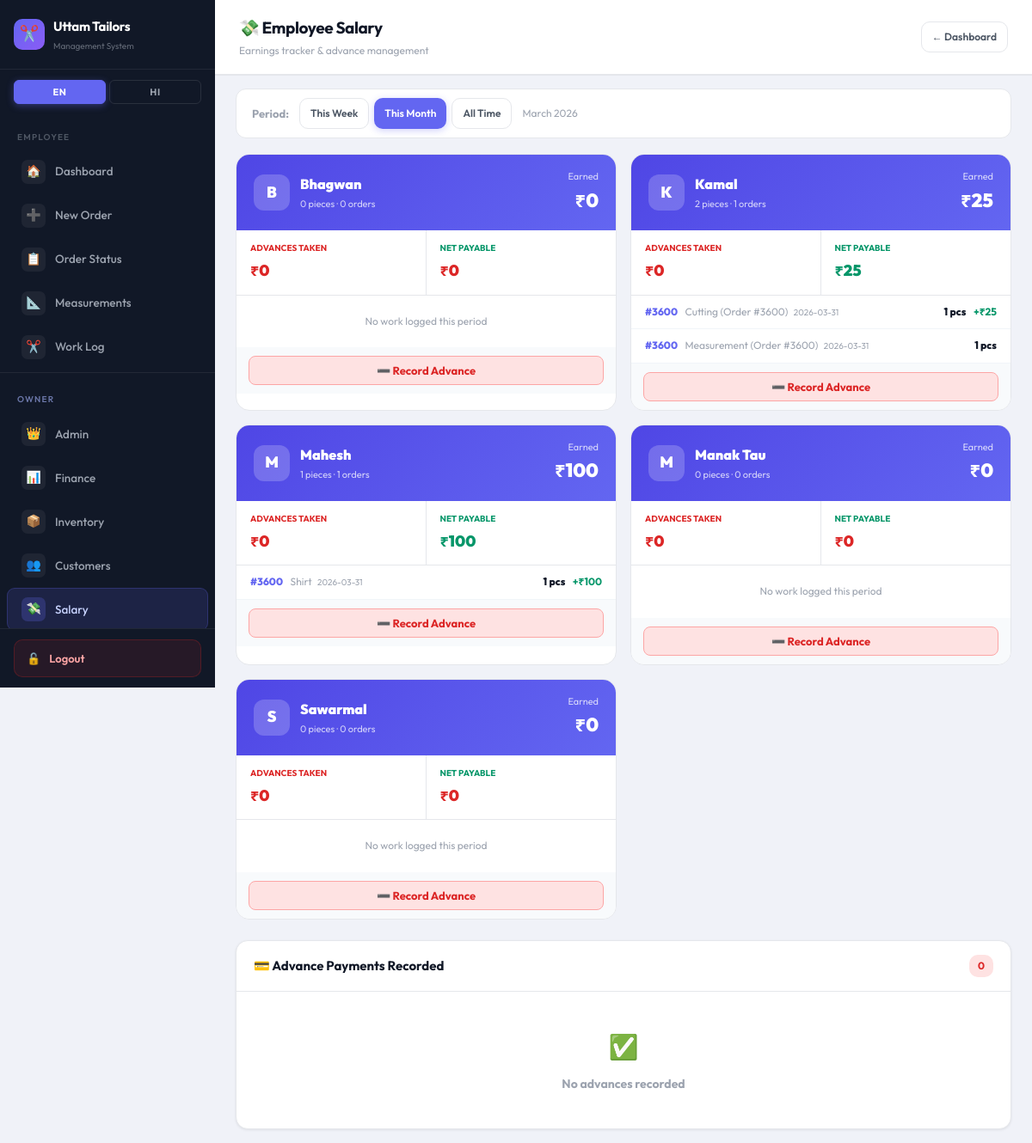
Screenshot of /owner/salary (signed in) with the database file from the repository.
### tables this page shows
CREATE TABLE employees (
            id          INTEGER PRIMARY KEY AUTOINCREMENT,
            name        TEXT NOT NULL UNIQUE,
            phone       TEXT DEFAULT '',
            active      INTEGER DEFAULT 1,
            created_at  TEXT DEFAULT (datetime('now','localtime'))
        , skills TEXT DEFAULT 'stitch', hindi_name TEXT);

CREATE TABLE work_logs (
            id              INTEGER PRIMARY KEY AUTOINCREMENT,
            order_id        INTEGER NOT NULL,
            order_code      TEXT NOT NULL,
            garment_type    TEXT NOT NULL,
            qty_done        INTEGER DEFAULT 0,
            log_date        TEXT DEFAULT (date('now','localtime')),
            making_rate     REAL DEFAULT 0,
            notes           TEXT,
            created_at      TEXT DEFAULT (datetime('now','localtime')), employee_name TEXT DEFAULT '',
            FOREIGN KEY (order_id) REFERENCES orders(id)
        );

### app/routes/owner.py (the view)
@bp.route("/salary")
@owner_required
def salary():
    conn = get_db()
    period = request.args.get("period","month")
    today  = date.today().isoformat()
    if period == "week":
        from datetime import timedelta as td
        start = (date.today() - timedelta(days=date.today().weekday())).isoformat()
        period_label = f"This week ({start[8:]}-{start[5:7]} to {today[8:]}-{today[5:7]})"
    elif period == "all":
        start = "2000-01-01"
        period_label = "All time"
    else:
        period = "month"
        start = today[:7] + "-01"
        period_label = date.today().strftime("%B %Y")
    emps = conn.execute("SELECT name FROM employees WHERE active=1 ORDER BY name").fetchall()
    advances_all = conn.execute(
        "SELECT * FROM salary_advances ORDER BY advance_date DESC"
    ).fetchall()
    employees = []
    for emp in emps:
        name = emp["name"]
        logs = conn.execute("""
            SELECT order_code, garment_type, qty_done, making_rate, log_date,
                   CAST(qty_done AS REAL) * CAST(making_rate AS REAL) as earning
            FROM work_logs
            WHERE employee_name=? AND log_date >= ?
            ORDER BY log_date DESC, id DESC
        """, (name, start)).fetchall()
        total_earned  = sum(r["earning"] or 0 for r in logs)
        total_pieces  = sum(r["qty_done"] or 0 for r in logs)
        total_orders  = len(set(r["order_code"] for r in logs if r["order_code"]))
        adv_period = conn.execute(
            "SELECT COALESCE(SUM(amount),0) as total FROM salary_advances WHERE employee_name=? AND advance_date >= ?",
            (name, start)
        ).fetchone()["total"] or 0
        employees.append({
            "name":         name,
            "total_pieces": total_pieces,
            "total_orders": total_orders,
            "total_earned": total_earned,
            "total_advance":adv_period,
            "net_payable":  total_earned - adv_period,
            "logs": [{"order_code":r["order_code"],"garment_type":r["garment_type"],
                      "qty_done":r["qty_done"],"earning":r["earning"] or 0,
                      "log_date":r["log_date"]} for r in logs]
        })
    def fmtd(d):
        if not d: return "—"
        p = str(d).split("-")
        return f"{p[2]}-{p[1]}-{p[0]}" if len(p)==3 else d
    advances = [{"employee_name":a["employee_name"],"amount":a["amount"],
                 "note":a["note"] or "","advance_date":fmtd(a["advance_date"])} for a in advances_all]
    urgent_count = conn.execute(
        "SELECT COUNT(*) as c FROM orders WHERE is_urgent=1 AND status!='delivered'"
    ).fetchone()["c"]
    conn.close()
    return render_template("owner/salary.html",
        active_page="salary", show_voice=False,
        urgent_count=urgent_count,
        employees=employees, advances=advances,
        period=period, period_label=period_label)

### app/routes/owner.py (called while the page is built)
def owner_required(f):
    @wraps(f)
    def decorated(*args, **kwargs):
        if not session.get("owner_logged_in"):
            return redirect(url_for("owner.login"))
        return f(*args, **kwargs)
    return decorated

### database.py (called while the page is built)
def get_db():
    conn = sqlite3.connect(Config.DATABASE)
    conn.row_factory = sqlite3.Row
    conn.execute("PRAGMA journal_mode=WAL")
    conn.execute("PRAGMA foreign_keys=ON")
    return conn

### run.py (called while the page is built)
@app.after_request
def add_ngrok_header(response):
    response.headers["ngrok-skip-browser-warning"] = "true"
    return response

### templates/owner/salary.html (shortened to what this page needs)
{% extends "base.html" %}
{% block content %}
<div class="page-header">
  <div>
    <h1>💸 Employee Salary</h1>
    <div class="header-sub">Earnings tracker & advance management</div>
  </div>
  <div style="display:flex;gap:8px;align-items:center;">
    <a href="/owner/dashboard" class="btn btn-ghost btn-sm">← Dashboard</a>
  </div>
</div>
<div class="page-body" style="padding:16px 24px;">
  <div style="background:#fff;border:1.5px solid var(--border);border-radius:12px;padding:10px 18px;margin-bottom:18px;display:flex;align-items:center;gap:12px;flex-wrap:wrap;">
    <span style="font-size:13px;font-weight:700;color:var(--text-muted);">Period:</span>
    <div style="display:flex;gap:6px;">
      <a href="/owner/salary?period=week" class="btn btn-sm {% if period=='week' %}btn-primary{% else %}btn-ghost{% endif %}">This Week</a>
      <a href="/owner/salary?period=month" class="btn btn-sm {% if period=='month' %}btn-primary{% else %}btn-ghost{% endif %}">This Month</a>
      <a href="/owner/salary?period=all" class="btn btn-sm {% if period=='all' %}btn-primary{% else %}btn-ghost{% endif %}">All Time</a>
    </div>
    <span style="font-size:12px;color:var(--text-muted);">{{ period_label }}</span>
  </div>
  <div style="display:grid;grid-template-columns:repeat(auto-fill,minmax(340px,1fr));gap:16px;margin-bottom:24px;">
    {% for emp in employees %}
    <div style="background:#fff;border:1.5px solid var(--border);border-radius:16px;overflow:hidden;">
      <div style="background:linear-gradient(135deg,#4f46e5,#6366f1);padding:16px 20px;display:flex;align-items:center;justify-content:space-between;">
        <div style="display:flex;align-items:center;gap:12px;">
          <div style="width:42px;height:42px;background:rgba(255,255,255,0.2);border-radius:12px;display:flex;align-items:center;justify-content:center;font-size:18px;font-weight:900;color:#fff;">{{ emp.name[0] }}</div>
          <div>
            <div style="font-size:16px;font-weight:900;color:#fff;">{{ emp.name }}</div>
            <div style="font-size:11px;color:rgba(255,255,255,0.75);">{{ emp.total_pieces }} pieces · {{ emp.total_orders }} orders</div>
          </div>
        </div>
        <div style="text-align:right;">
          <div style="font-size:11px;color:rgba(255,255,255,0.75);">Earned</div>
          <div style="font-size:22px;font-weight:900;color:#fff;">₹{{ emp.total_earned|int }}</div>
        </div>
      </div>
      <div style="display:grid;grid-template-columns:1fr 1fr;border-bottom:1px solid var(--border);">
        <div style="padding:12px 16px;border-right:1px solid var(--border);">
          <div style="font-size:10px;font-weight:700;text-transform:uppercase;color:var(--danger);margin-bottom:3px;">Advances Taken</div>
          <div style="font-size:18px;font-weight:900;color:var(--danger);">₹{{ emp.total_advance|int }}</div>
        </div>
        <div style="padding:12px 16px;">
          <div style="font-size:10px;font-weight:700;text-transform:uppercase;color:var(--success);margin-bottom:3px;">Net Payable</div>
          <div style="font-size:18px;font-weight:900;color:{% if emp.net_payable > 0 %}var(--success){% else %}var(--danger){% endif %};">₹{{ emp.net_payable|int }}</div>
        </div>
      </div>
      <div style="max-height:160px;overflow-y:auto;">
        {% for log in emp.logs %}
        <div style="display:flex;justify-content:space-between;align-items:center;padding:9px 16px;border-bottom:1px solid #f1f5f9;font-size:12px;">
          <div>
            <span style="font-weight:800;color:var(--accent);">#{{ log.order_code }}</span>
            <span style="color:var(--text-muted);margin-left:6px;">{{ log.garment_type }}</span>
            <span style="font-size:10px;color:var(--text-muted);margin-left:4px;">{{ log.log_date }}</span>
          </div>
          <div style="text-align:right;flex-shrink:0;">
            <span style="font-weight:800;">{{ log.qty_done }} pcs</span>
            {% if log.earning > 0 %}<span style="color:var(--success);font-weight:700;margin-left:6px;">+₹{{ log.earning|int }}</span>{% endif %}
          </div>
        </div>
        {% else %}
        <div style="padding:20px;text-align:center;color:var(--text-muted);font-size:12px;">No work logged this period</div>
        {% endfor %}
      </div>
      <div style="padding:10px 14px;background:#f8fafc;">
        <button onclick="openAdvance('{{ emp.name }}')"
          style="width:100%;background:var(--danger-light);color:var(--danger);border:1px solid #fca5a5;border-radius:8px;padding:8px;font-size:13px;font-weight:700;cursor:pointer;">
          ➖ Record Advance
        </button>
      </div>
    </div>
    {% endfor %}
  </div>
  <div class="card">
    <div class="card-header">
      <span class="card-title">💳 Advance Payments Recorded</span>
      <span style="font-size:12px;font-weight:700;background:#fee2e2;color:#dc2626;padding:3px 10px;border-radius:10px;">{{ advances|length }}</span>
    </div>
    {% if advances %}
    <div style="overflow-x:auto;">
      <table style="width:100%;border-collapse:collapse;font-size:13px;">
        <thead>
          <tr style="background:#f8fafc;border-bottom:2px solid var(--border);">
            <th style="padding:10px 16px;text-align:left;font-size:10px;font-weight:700;text-transform:uppercase;color:var(--text-muted);">Date</th>
            <th style="padding:10px 16px;text-align:left;font-size:10px;font-weight:700;text-transform:uppercase;color:var(--text-muted);">Employee</th>
            <th style="padding:10px 16px;text-align:left;font-size:10px;font-weight:700;text-transform:uppercase;color:var(--text-muted);">Note</th>
            <th style="padding:10px 16px;text-align:right;font-size:10px;font-weight:700;text-transform:uppercase;color:var(--text-muted);">Amount</th>
          </tr>
        </thead>
        <tbody>
          {% for a in advances %}
          <tr style="border-bottom:1px solid var(--border);" onmouseover="this.style.background='#fef2f2'" onmouseout="this.style.background=''">
            <td style="padding:10px 16px;font-size:12px;color:var(--text-muted);">{{ a.advance_date }}</td>
            <td style="padding:10px 16px;font-weight:700;">{{ a.employee_name }}</td>
            <td style="padding:10px 16px;color:var(--text-muted);">{{ a.note or '—' }}</td>
            <td style="padding:10px 16px;text-align:right;font-size:15px;font-weight:900;color:var(--danger);">−₹{{ a.amount|int }}</td>
          </tr>
          {% endfor %}
        </tbody>
      </table>
    </div>
    {% else %}
    <div style="padding:40px;text-align:center;color:var(--text-muted);">
      <div style="font-size:28px;margin-bottom:8px;">✅</div>
      <div style="font-weight:700;">No advances recorded</div>
    </div>
    {% endif %}
  </div>
</div>
{% endblock %}

### templates/base.html (shortened to what this page needs)
<!DOCTYPE html>
<html lang="hi">
<head>
<link rel="stylesheet" href="/static/css/main.css">
</head>
<body>
<div class="app-shell">
  <nav class="sidebar" id="sidebar">
    <div class="sidebar-logo" style="padding:18px 16px;border-bottom:1px solid rgba(255,255,255,0.07);">
      <div style="display:flex;align-items:center;gap:10px;">
        <div id="sidebar-logo-box">
          <div class="sidebar-logo-placeholder">✂️</div>
        </div>
        <div>
          <div class="shop-name" id="shop-name-display" style="font-size:15px;font-weight:700;color:#fff;">Uttam Tailors</div>
          <div style="font-size:10px;color:rgba(156,163,175,0.6);margin-top:1px;">Management System</div>
        </div>
      </div>
    </div>
    <div class="lang-toggle">
      <button class="lang-btn active" data-lang="en" onclick="setLang('en')">EN</button>
      <button class="lang-btn" data-lang="hi" onclick="setLang('hi')">HI</button>
    </div>
    <div class="sidebar-nav" id="emp-nav">
      <div class="nav-section-label">Employee</div>
      <a href="/" class="nav-link {% if active_page == 'dashboard' %}active{% endif %}" onclick="employeeNav()">
        <span class="nav-icon">🏠</span><span data-t="dashboard">Dashboard</span>
      </a>
      <a href="/new-order" class="nav-link {% if active_page == 'new_order' %}active{% endif %}" onclick="employeeNav()">
        <span class="nav-icon">➕</span><span data-t="new_order">New Order</span>
      </a>
      <a href="/order-status" class="nav-link {% if active_page == 'order_status' %}active{% endif %}" onclick="employeeNav()">
        <span class="nav-icon">📋</span><span data-t="order_status">Order Status</span>
      </a>
      <a href="/measurements" class="nav-link {% if active_page == 'measurements' %}active{% endif %}" onclick="employeeNav()">
        <span class="nav-icon">📐</span><span data-t="measurements">Measurements</span>
      </a>
      <a href="/work-log" class="nav-link {% if active_page == 'work_log' %}active{% endif %}" onclick="employeeNav()">
        <span class="nav-icon">✂️</span><span data-t="work_log">Work Log</span>
      </a>
    </div>
    {% if session.get('owner_logged_in') %}
    <div class="sidebar-nav owner-nav-section" id="owner-nav">
      <div class="nav-section-label" style="color:rgba(165,180,252,0.6);">Owner</div>
      <a href="/owner/dashboard" class="nav-link {% if active_page == 'owner_dashboard' %}active{% endif %}">
        <span class="nav-icon">👑</span><span>Admin</span>
      </a>
      <a href="/owner/finance" class="nav-link">
        <span class="nav-icon">📊</span><span data-t="finance">Finance</span>
      </a>
      <a href="/owner/inventory" class="nav-link">
        <span class="nav-icon">📦</span><span data-t="inventory">Inventory</span>
      </a>
      <a href="/owner/customers" class="nav-link">
        <span class="nav-icon">👥</span><span data-t="customers">Customers</span>
      </a>
      <a href="/owner/salary" class="nav-link {% if active_page == 'salary' %}active{% endif %}">
        <span class="nav-icon">💸</span><span>Salary</span>
      </a>
    </div>
    {% endif %}
    <div class="sidebar-footer">
      {% if session.get('owner_logged_in') %}
        <a href="/owner/logout" class="owner-btn danger-btn" style="display:flex;">
          <span>🔓</span><span data-t="logout">Logout Owner</span>
        </a>
      {% else %}
        <a href="/owner/login" class="owner-btn">
          <span>🔒</span><span data-t="owner_login" class="lang-en">Admin</span><span class="lang-hi" style="display:none;">एडमिन</span>
        </a>
      {% endif %}
    </div>
  </nav>
  <div class="main-content">{% block content %}{% endblock %}</div>
</div>
</body>
</html>

### rows the page displays
employees: name "B", name "Bhagwan", total_pieces "0", total_orders "0", total_earned "0", total_advance "0", net_payable "0"
employees: name "K", name "Kamal", total_pieces "2", total_orders "1", total_earned "25", total_advance "0", net_payable "25"
work_logs: order_code "3600", garment_type "Cutting (Order #3600)", log_date "2026-03-31", qty_done "1", earning "25"
work_logs: order_code "3600", garment_type "Measurement (Order #3600)", log_date "2026-03-31", qty_done "1"
employees: name "M", name "Mahesh", total_pieces "1", total_orders "1", total_earned "100", total_advance "0", net_payable "100"
work_logs: order_code "3600", garment_type "Shirt", log_date "2026-03-31", qty_done "1", earning "100"
employees: name "M", name "Manak Tau", total_pieces "0", total_orders "0", total_earned "0", total_advance "0", net_payable "0"
employees: name "S", name "Sawarmal", total_pieces "0", total_orders "0", total_earned "0", total_advance "0", net_payable "0"

### other values shown
{{ advances|length }} "0"
